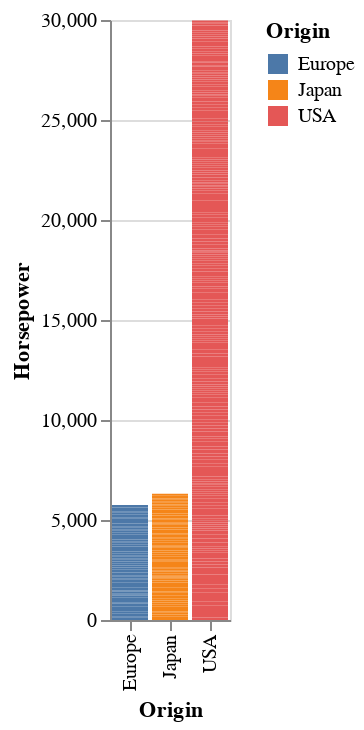

Notebook source saved alongside this figure:
### Code cell
alt.Chart(cars).mark_bar().encode(
x='Origin',
y='Horsepower',
color='Origin',)

### Figure 1 — Vega-Lite specification as saved in the notebook (floating-point values rounded to 4 significant figures; data arrays with more than 128 entries replaced by an {"elided": "..."} marker saying what was removed)
{"config": {"view": {"continuousWidth": 400, "continuousHeight": 300}}, "data": {"name": "data-f02450ab61490a1363517a0190416235"}, "mark": "bar", "encoding": {"color": {"type": "nominal", "field": "Origin"}, "x": {"type": "nominal", "field": "Origin"}, "y": {"type": "quantitative", "field": "Horsepower"}}, "$schema": "https://vega.github.io/schema/vega-lite/v4.8.1.json", "datasets": {"data-f02450ab61490a1363517a0190416235": {"elided": "406 records"}}}
